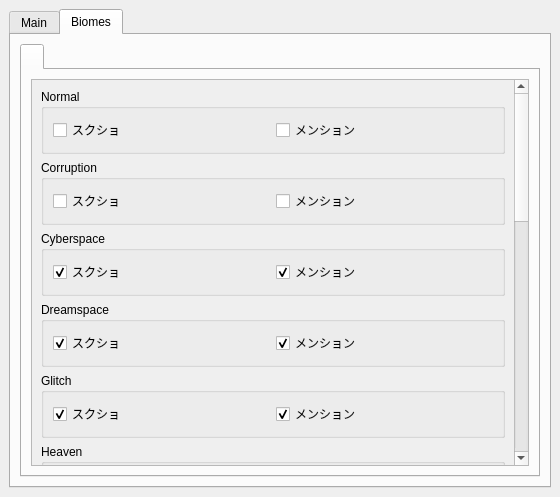
<?xml version="1.0" encoding="UTF-8"?>
<ui version="4.0">
 <class>MainWindow</class>
 <widget class="QMainWindow" name="MainWindow">
  <property name="geometry">
   <rect>
    <x>0</x>
    <y>0</y>
    <width>560</width>
    <height>497</height>
   </rect>
  </property>
  <property name="focusPolicy">
   <enum>Qt::ClickFocus</enum>
  </property>
  <property name="windowTitle">
   <string>vrcsol GUI</string>
  </property>
  <widget class="QWidget" name="main_widget">
   <layout class="QVBoxLayout" name="verticalLayout_main">
    <item>
     <widget class="QTabWidget" name="main_tabs">
      <property name="tabPosition">
       <enum>QTabWidget::North</enum>
      </property>
      <property name="currentIndex">
       <number>1</number>
      </property>
      <widget class="QWidget" name="tab_main">
       <attribute name="title">
        <string>Main</string>
       </attribute>
       <layout class="QVBoxLayout" name="verticalLayout_tab_main">
        <item>
         <widget class="QFrame" name="form_frame">
          <property name="frameShape">
           <enum>QFrame::StyledPanel</enum>
          </property>
          <layout class="QGridLayout" name="gridLayout_2">
           <item row="1" column="0">
            <layout class="QGridLayout" name="gridLayout_3">
             <item row="0" column="0">
              <widget class="QLabel" name="osc_ip_label">
               <property name="text">
                <string>OSC IP:</string>
               </property>
              </widget>
             </item>
             <item row="0" column="6">
              <widget class="QLabel" name="port_label">
               <property name="text">
                <string>Port:</string>
               </property>
              </widget>
             </item>
             <item row="0" column="9">
              <widget class="QLabel" name="language_label">
               <property name="text">
                <string>Language:</string>
               </property>
              </widget>
             </item>
             <item row="0" column="10">
              <widget class="QComboBox" name="lang_combobox"/>
             </item>
             <item row="0" column="4">
              <widget class="QLineEdit" name="ip_entry">
               <property name="sizePolicy">
                <sizepolicy hsizetype="Fixed" vsizetype="Fixed">
                 <horstretch>0</horstretch>
                 <verstretch>0</verstretch>
                </sizepolicy>
               </property>
               <property name="maximumSize">
                <size>
                 <width>60</width>
                 <height>16777215</height>
                </size>
               </property>
              </widget>
             </item>
             <item row="0" column="7">
              <widget class="QLineEdit" name="port_entry">
               <property name="maximumSize">
                <size>
                 <width>40</width>
                 <height>16777215</height>
                </size>
               </property>
              </widget>
             </item>
             <item row="0" column="8">
              <spacer name="horizontalSpacer">
               <property name="orientation">
                <enum>Qt::Horizontal</enum>
               </property>
               <property name="sizeHint" stdset="0">
                <size>
                 <width>41</width>
                 <height>20</height>
                </size>
               </property>
              </spacer>
             </item>
            </layout>
           </item>
           <item row="10" column="0">
            <layout class="QHBoxLayout" name="row5">
             <item>
              <widget class="QPushButton" name="stop_btn">
               <property name="font">
                <font>
                 <pointsize>29</pointsize>
                </font>
               </property>
               <property name="styleSheet">
                <string notr="true">QPushButton {
    background-color: #ff0000;
    color: black;
    border: none;
}
QPushButton:hover {
    background-color: #ff6e6e;
}
QPushButton:pressed {
    background-color: #610000;
}
QPushButton:checked {
    background-color: #610000; /* ここを暗い色にする */
    color: black;
    border: 1px solid #333;
}</string>
               </property>
               <property name="text">
                <string>Stop</string>
               </property>
              </widget>
             </item>
             <item>
              <widget class="QPushButton" name="start_btn">
               <property name="font">
                <font>
                 <pointsize>29</pointsize>
                </font>
               </property>
               <property name="styleSheet">
                <string notr="true">QPushButton {
    background-color: #32a852;
    color: black;
    border: none;
}
QPushButton:hover {
    background-color: #85e69f;
}
QPushButton:pressed {
    background-color: #2a4531;
}
QPushButton:checked {
    background-color: #2a4531; /* ここを暗い色にする */
    color: black;
    border: 1px solid #333;
}</string>
               </property>
               <property name="text">
                <string>Start</string>
               </property>
              </widget>
             </item>
            </layout>
           </item>
           <item row="2" column="0">
            <layout class="QHBoxLayout" name="row2">
             <item>
              <widget class="QLabel" name="transport_label">
               <property name="text">
                <string>Send to:</string>
               </property>
              </widget>
             </item>
             <item>
              <widget class="QComboBox" name="transport_combobox"/>
             </item>
             <item>
              <widget class="QLabel" name="webhook_label">
               <property name="text">
                <string>Discord Webhook:</string>
               </property>
              </widget>
             </item>
             <item>
              <widget class="QLineEdit" name="webhook_entry"/>
             </item>
            </layout>
           </item>
           <item row="3" column="0">
            <layout class="QHBoxLayout" name="row3">
             <item>
              <widget class="QLabel" name="join_label">
               <property name="text">
                <string>Join URL:</string>
               </property>
              </widget>
             </item>
             <item>
              <widget class="QLineEdit" name="join_entry"/>
             </item>
             <item>
              <widget class="QPushButton" name="test_btn">
               <property name="text">
                <string>Test Webhook</string>
               </property>
              </widget>
             </item>
            </layout>
           </item>
           <item row="9" column="0">
            <layout class="QHBoxLayout" name="row4">
             <item>
              <widget class="QLabel" name="rare_mention_label">
               <property name="text">
                <string>Rare Biome Mention:</string>
               </property>
              </widget>
             </item>
             <item>
              <widget class="QComboBox" name="mention_combobox"/>
             </item>
             <item>
              <widget class="QLabel" name="mention_id_label">
               <property name="text">
                <string>User/Role ID:</string>
               </property>
              </widget>
             </item>
             <item>
              <widget class="QLineEdit" name="mention_id_entry"/>
             </item>
            </layout>
           </item>
           <item row="4" column="0">
            <layout class="QGridLayout" name="gridLayout_6">
             <property name="bottomMargin">
              <number>0</number>
             </property>
             <item row="0" column="0">
              <widget class="QLabel" name="embed_author_label">
               <property name="maximumSize">
                <size>
                 <width>71</width>
                 <height>16777215</height>
                </size>
               </property>
               <property name="font">
                <font>
                 <pointsize>9</pointsize>
                </font>
               </property>
               <property name="text">
                <string>Server Name:</string>
               </property>
              </widget>
             </item>
             <item row="0" column="1">
              <widget class="QLineEdit" name="embed_author_entry"/>
             </item>
            </layout>
           </item>
           <item row="11" column="0">
            <layout class="QGridLayout" name="gridLayout_7">
             <property name="bottomMargin">
              <number>0</number>
             </property>
             <item row="0" column="0">
              <widget class="QLineEdit" name="stop_hotkey">
               <property name="styleSheet">
                <string notr="true">QLineEdit::placeholder {
    color: #aaaaaa;  /* 薄いグレーに設定 */
    font-style: italic; /* 斜体にする */
}</string>
               </property>
               <property name="placeholderText">
                <string>hotkey edit here</string>
               </property>
              </widget>
             </item>
             <item row="0" column="1">
              <widget class="QLineEdit" name="start_hotkey">
               <property name="styleSheet">
                <string notr="true">QLineEdit::placeholder {
    color: #aaaaaa;  /* 薄いグレーに設定 */
    font-style: italic; /* 斜体にする */
}</string>
               </property>
               <property name="placeholderText">
                <string>hotkey edit here</string>
               </property>
              </widget>
             </item>
            </layout>
           </item>
          </layout>
         </widget>
        </item>
        <item>
         <layout class="QHBoxLayout" name="status_h">
          <item>
           <widget class="QLabel" name="aura_label">
            <property name="sizePolicy">
             <sizepolicy hsizetype="Maximum" vsizetype="Preferred">
              <horstretch>0</horstretch>
              <verstretch>0</verstretch>
             </sizepolicy>
            </property>
            <property name="sizeIncrement">
             <size>
              <width>0</width>
              <height>0</height>
             </size>
            </property>
            <property name="text">
             <string>Aura:      </string>
            </property>
           </widget>
          </item>
          <item>
           <widget class="QLabel" name="current_aura_val">
            <property name="font">
             <font>
              <pointsize>19</pointsize>
             </font>
            </property>
            <property name="text">
             <string>Unknown</string>
            </property>
           </widget>
          </item>
         </layout>
        </item>
        <item>
         <widget class="QLabel" name="status_label">
          <property name="text">
           <string>Stopped</string>
          </property>
         </widget>
        </item>
        <item>
         <layout class="QGridLayout" name="gridLayout_5">
          <property name="rightMargin">
           <number>0</number>
          </property>
          <property name="bottomMargin">
           <number>0</number>
          </property>
          <item row="0" column="0">
           <widget class="QLabel" name="biome_label">
            <property name="sizePolicy">
             <sizepolicy hsizetype="Preferred" vsizetype="Preferred">
              <horstretch>0</horstretch>
              <verstretch>0</verstretch>
             </sizepolicy>
            </property>
            <property name="maximumSize">
             <size>
              <width>50</width>
              <height>16777215</height>
             </size>
            </property>
            <property name="text">
             <string>Biome:</string>
            </property>
           </widget>
          </item>
          <item row="0" column="1">
           <widget class="QLabel" name="current_biome_val">
            <property name="font">
             <font>
              <pointsize>19</pointsize>
             </font>
            </property>
            <property name="text">
             <string>Unknown</string>
            </property>
           </widget>
          </item>
         </layout>
        </item>
        <item>
         <widget class="QTextEdit" name="log_text">
          <property name="readOnly">
           <bool>true</bool>
          </property>
         </widget>
        </item>
       </layout>
      </widget>
      <widget class="QWidget" name="tab_biomes">
       <attribute name="title">
        <string>Biomes</string>
       </attribute>
       <layout class="QVBoxLayout" name="verticalLayout_tab_biomes">
        <item>
         <widget class="QTabWidget" name="biome_tabwidget">
          <property name="minimumSize">
           <size>
            <width>260</width>
            <height>0</height>
           </size>
          </property>
          <widget class="QWidget" name="biomes_tab">
           <attribute name="title">
            <string/>
           </attribute>
           <layout class="QVBoxLayout" name="verticalLayout_biomes">
            <item>
             <widget class="QScrollArea" name="biome_scroll">
              <property name="widgetResizable">
               <bool>true</bool>
              </property>
              <widget class="QWidget" name="biome_scroll_widget">
               <property name="geometry">
                <rect>
                 <x>0</x>
                 <y>-437</y>
                 <width>475</width>
                 <height>828</height>
                </rect>
               </property>
               <layout class="QVBoxLayout" name="biome_scroll_layout">
                <item>
                 <widget class="QGroupBox" name="grp_Normal">
                  <property name="title">
                   <string>Normal</string>
                  </property>
                  <layout class="QHBoxLayout" name="h_Normal">
                   <item>
                    <widget class="QCheckBox" name="cb_Normal_screenshot">
                     <property name="text">
                      <string>スクショ</string>
                     </property>
                    </widget>
                   </item>
                   <item>
                    <widget class="QCheckBox" name="cb_Normal_mention">
                     <property name="text">
                      <string>メンション</string>
                     </property>
                    </widget>
                   </item>
                  </layout>
                 </widget>
                </item>
                <item>
                 <widget class="QGroupBox" name="grp_Corruption">
                  <property name="title">
                   <string>Corruption</string>
                  </property>
                  <layout class="QHBoxLayout" name="h_Corruption">
                   <item>
                    <widget class="QCheckBox" name="cb_Corruption_screenshot">
                     <property name="text">
                      <string>スクショ</string>
                     </property>
                    </widget>
                   </item>
                   <item>
                    <widget class="QCheckBox" name="cb_Corruption_mention">
                     <property name="text">
                      <string>メンション</string>
                     </property>
                    </widget>
                   </item>
                  </layout>
                 </widget>
                </item>
                <item>
                 <widget class="QGroupBox" name="grp_Cyberspace">
                  <property name="title">
                   <string>Cyberspace</string>
                  </property>
                  <layout class="QHBoxLayout" name="h_Cyberspace">
                   <item>
                    <widget class="QCheckBox" name="cb_Cyberspace_screenshot">
                     <property name="enabled">
                      <bool>true</bool>
                     </property>
                     <property name="text">
                      <string>スクショ</string>
                     </property>
                     <property name="checked">
                      <bool>true</bool>
                     </property>
                    </widget>
                   </item>
                   <item>
                    <widget class="QCheckBox" name="cb_Cyberspace_mention">
                     <property name="text">
                      <string>メンション</string>
                     </property>
                     <property name="checked">
                      <bool>true</bool>
                     </property>
                    </widget>
                   </item>
                  </layout>
                 </widget>
                </item>
                <item>
                 <widget class="QGroupBox" name="grp_Dreamspace">
                  <property name="title">
                   <string>Dreamspace</string>
                  </property>
                  <layout class="QHBoxLayout" name="h_Dreamspace">
                   <item>
                    <widget class="QCheckBox" name="cb_Dreamspace_screenshot">
                     <property name="text">
                      <string>スクショ</string>
                     </property>
                     <property name="checked">
                      <bool>true</bool>
                     </property>
                    </widget>
                   </item>
                   <item>
                    <widget class="QCheckBox" name="cb_Dreamspace_mention">
                     <property name="text">
                      <string>メンション</string>
                     </property>
                     <property name="checked">
                      <bool>true</bool>
                     </property>
                    </widget>
                   </item>
                  </layout>
                 </widget>
                </item>
                <item>
                 <widget class="QGroupBox" name="grp_Glitch">
                  <property name="title">
                   <string>Glitch</string>
                  </property>
                  <layout class="QHBoxLayout" name="h_Glitch">
                   <item>
                    <widget class="QCheckBox" name="cb_Glitch_screenshot">
                     <property name="text">
                      <string>スクショ</string>
                     </property>
                     <property name="checked">
                      <bool>true</bool>
                     </property>
                    </widget>
                   </item>
                   <item>
                    <widget class="QCheckBox" name="cb_Glitch_mention">
                     <property name="text">
                      <string>メンション</string>
                     </property>
                     <property name="checked">
                      <bool>true</bool>
                     </property>
                    </widget>
                   </item>
                  </layout>
                 </widget>
                </item>
                <item>
                 <widget class="QGroupBox" name="grp_Heaven">
                  <property name="title">
                   <string>Heaven</string>
                  </property>
                  <layout class="QHBoxLayout" name="h_Heaven">
                   <item>
                    <widget class="QCheckBox" name="cb_Heaven_screenshot">
                     <property name="text">
                      <string>スクショ</string>
                     </property>
                    </widget>
                   </item>
                   <item>
                    <widget class="QCheckBox" name="cb_Heaven_mention">
                     <property name="text">
                      <string>メンション</string>
                     </property>
                    </widget>
                   </item>
                  </layout>
                 </widget>
                </item>
                <item>
                 <widget class="QGroupBox" name="grp_Hell">
                  <property name="title">
                   <string>Hell</string>
                  </property>
                  <layout class="QHBoxLayout" name="h_Hell">
                   <item>
                    <widget class="QCheckBox" name="cb_Hell_screenshot">
                     <property name="text">
                      <string>スクショ</string>
                     </property>
                    </widget>
                   </item>
                   <item>
                    <widget class="QCheckBox" name="cb_Hell_mention">
                     <property name="text">
                      <string>メンション</string>
                     </property>
                    </widget>
                   </item>
                  </layout>
                 </widget>
                </item>
                <item>
                 <widget class="QGroupBox" name="grp_Null">
                  <property name="title">
                   <string>Null</string>
                  </property>
                  <layout class="QHBoxLayout" name="h_Null">
                   <item>
                    <widget class="QCheckBox" name="cb_Null_screenshot">
                     <property name="text">
                      <string>スクショ</string>
                     </property>
                    </widget>
                   </item>
                   <item>
                    <widget class="QCheckBox" name="cb_Null_mention">
                     <property name="text">
                      <string>メンション</string>
                     </property>
                    </widget>
                   </item>
                  </layout>
                 </widget>
                </item>
                <item>
                 <widget class="QGroupBox" name="grp_Rainy">
                  <property name="title">
                   <string>Rainy</string>
                  </property>
                  <layout class="QHBoxLayout" name="h_Rainy">
                   <item>
                    <widget class="QCheckBox" name="cb_Rainy_screenshot">
                     <property name="text">
                      <string>スクショ</string>
                     </property>
                    </widget>
                   </item>
                   <item>
                    <widget class="QCheckBox" name="cb_Rainy_mention">
                     <property name="text">
                      <string>メンション</string>
                     </property>
                    </widget>
                   </item>
                  </layout>
                 </widget>
                </item>
                <item>
                 <widget class="QGroupBox" name="grp_Sandstorm">
                  <property name="title">
                   <string>Sandstorm</string>
                  </property>
                  <layout class="QHBoxLayout" name="h_Sandstorm">
                   <item>
                    <widget class="QCheckBox" name="cb_Sandstorm_screenshot">
                     <property name="text">
                      <string>スクショ</string>
                     </property>
                    </widget>
                   </item>
                   <item>
                    <widget class="QCheckBox" name="cb_Sandstorm_mention">
                     <property name="text">
                      <string>メンション</string>
                     </property>
                    </widget>
                   </item>
                  </layout>
                 </widget>
                </item>
                <item>
                 <widget class="QGroupBox" name="grp_Singurality">
                  <property name="title">
                   <string>Singurality</string>
                  </property>
                  <layout class="QHBoxLayout" name="h_Singurality">
                   <item>
                    <widget class="QCheckBox" name="cb_Singurality_screenshot">
                     <property name="text">
                      <string>スクショ</string>
                     </property>
                    </widget>
                   </item>
                   <item>
                    <widget class="QCheckBox" name="cb_Singurality_mention">
                     <property name="text">
                      <string>メンション</string>
                     </property>
                    </widget>
                   </item>
                  </layout>
                 </widget>
                </item>
                <item>
                 <widget class="QGroupBox" name="grp_Snowy">
                  <property name="title">
                   <string>Snowy</string>
                  </property>
                  <layout class="QHBoxLayout" name="h_Snowy">
                   <item>
                    <widget class="QCheckBox" name="cb_Snowy_screenshot">
                     <property name="text">
                      <string>スクショ</string>
                     </property>
                    </widget>
                   </item>
                   <item>
                    <widget class="QCheckBox" name="cb_Snowy_mention">
                     <property name="text">
                      <string>メンション</string>
                     </property>
                    </widget>
                   </item>
                  </layout>
                 </widget>
                </item>
                <item>
                 <widget class="QGroupBox" name="grp_Starfall">
                  <property name="title">
                   <string>Starfall</string>
                  </property>
                  <layout class="QHBoxLayout" name="h_Starfall">
                   <item>
                    <widget class="QCheckBox" name="cb_Starfall_screenshot">
                     <property name="text">
                      <string>スクショ</string>
                     </property>
                    </widget>
                   </item>
                   <item>
                    <widget class="QCheckBox" name="cb_Starfall_mention">
                     <property name="text">
                      <string>メンション</string>
                     </property>
                    </widget>
                   </item>
                  </layout>
                 </widget>
                </item>
                <item>
                 <widget class="QGroupBox" name="grp_Windy">
                  <property name="title">
                   <string>Windy</string>
                  </property>
                  <layout class="QHBoxLayout" name="h_Windy">
                   <item>
                    <widget class="QCheckBox" name="cb_Windy_screenshot">
                     <property name="text">
                      <string>スクショ</string>
                     </property>
                    </widget>
                   </item>
                   <item>
                    <widget class="QCheckBox" name="cb_Windy_mention">
                     <property name="text">
                      <string>メンション</string>
                     </property>
                    </widget>
                   </item>
                  </layout>
                 </widget>
                </item>
                <item>
                 <widget class="QGroupBox" name="grp_Other">
                  <property name="title">
                   <string>Other</string>
                  </property>
                  <layout class="QHBoxLayout" name="h_Other">
                   <item>
                    <widget class="QCheckBox" name="cb_Other_screenshot">
                     <property name="text">
                      <string>スクショ</string>
                     </property>
                    </widget>
                   </item>
                   <item>
                    <widget class="QCheckBox" name="cb_Other_mention">
                     <property name="text">
                      <string>メンション</string>
                     </property>
                    </widget>
                   </item>
                  </layout>
                 </widget>
                </item>
                <item>
                 <spacer name="verticalSpacer">
                  <property name="orientation">
                   <enum>Qt::Vertical</enum>
                  </property>
                  <property name="sizeHint" stdset="0">
                   <size>
                    <width>20</width>
                    <height>40</height>
                   </size>
                  </property>
                 </spacer>
                </item>
               </layout>
              </widget>
             </widget>
            </item>
           </layout>
          </widget>
         </widget>
        </item>
       </layout>
      </widget>
     </widget>
    </item>
   </layout>
  </widget>
 </widget>
 <resources/>
 <connections/>
</ui>
